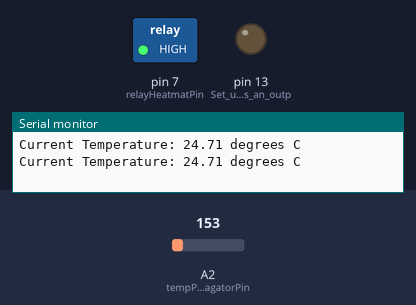
Simulated run of this sketch. Board: Arduino Uno, built with avr-gcc and run on an emulated ATmega328P. Parts: switched loads named in the sketch (green lamp = pin HIGH), output pins drawn as LEDs (lit = HIGH), the last lines printed to the serial monitor. Inputs (shaded band) come from the test bench; at power-on: A2 (tempPropagatorPin) = 153.

Above: at 10.8 s.
10.9 s: A2 (tempPropagatorPin) set to 140
21.2 s: A2 (tempPropagatorPin) set to 126
At 30.9 s:
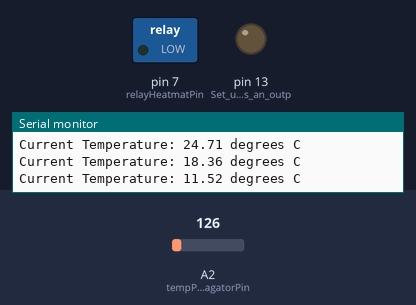
31.5 s: A2 (tempPropagatorPin) set to 165
At 40.9 s:
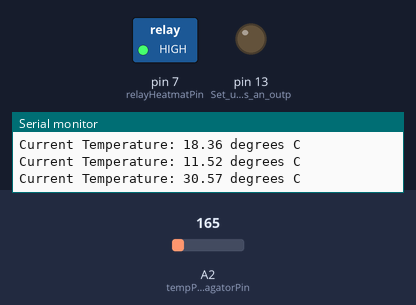
41.5 s: A2 (tempPropagatorPin) set to 133
At 51.0 s:
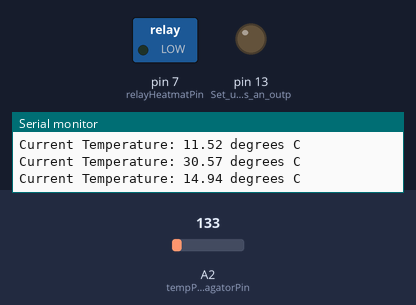
Timing chart, 0 to 52.5 s (numbered marks = the images above; inputs shaded):
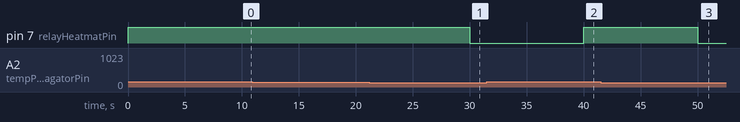

Measured:
- the behaviour switches between 134 and 133 on A2 (tempPropagatorPin) (found by bisection; images 0 and 1)
- after the input at 21.2 s, pin 7 (relayHeatmatPin): HIGH → LOW after 8.8 s
- after the input at 31.5 s, pin 7 (relayHeatmatPin): LOW → HIGH after 8.5 s
- after the input at 41.5 s, pin 7 (relayHeatmatPin): HIGH → LOW after 8.5 s

The sketch:

arduino-seed-propagator.ino
```cpp
int tempPropagatorPin = A2; // The input pin on the Arduino used for the air temperature sensor
int relayHeatmatPin = 7;    // The output pin on the Arduino used for the heatmat relay

int heatmatState = HIGH;    // Set the Heatmat state to HIGH

int tempPropagatorVal = 0;			// Air tempC sensor value
double tempC = 0;        	//The variable we will use to store temperature in degrees.

double tempC_wantMin = 15;
double tempC_wantMax = 20;
double tempC_adjLag = 1;

double tempC_wantMinAdj = 0;
double tempC_wantMaxAdj = 0;

// Set intervals
const long delayRead = 10000;   // check tempC every X milliseconds


void setup() {
  // put your setup code here, to run once:

  Serial.begin(9600);

  // OUTPUTS
  pinMode(relayHeatmatPin, OUTPUT);   // Sets the heatmat pin as an output
  pinMode(LED_BUILTIN, OUTPUT);   // Set up LED pin as an output

  // Set up adjusted

}

void loop() {

  // put your main code here, to run repeatedly:

  // Read analogue value:
  tempPropagatorVal = analogRead(tempPropagatorPin);

  float voltageTempPropagator = ((float)tempPropagatorVal*5.0)/1024;   // Convert reading to voltage
  float tempC = (voltageTempPropagator-0.5)*100;       // Convert to celcius

  Serial.print("Current Temperature: ");
  Serial.print(tempC);
  Serial.println(" degrees C ");

  // calculate temperature boundaries
  tempC_wantMinAdj = tempC_wantMin + tempC_adjLag;
  tempC_wantMaxAdj = tempC_wantMax - tempC_adjLag;


  if (tempC < tempC_wantMin){
	heatmatState = LOW;
	digitalWrite(relayHeatmatPin, heatmatState);
  };

  if (tempC > tempC_wantMax){
	heatmatState = HIGH;
	digitalWrite(relayHeatmatPin, heatmatState);
  };

  delay(delayRead);    // Get the current time

};


double averageArray(int* arr, int number){
  int i;
  int max,min;
  double avg;
  long amount=0;
  if(number<=0){
    Serial.println("Error number for the array to average!/n");
    return 0;
  }
  if(number<5){   //less than 5, calculated directly statistics
    for(i=0;i<number;i++){
      amount+=arr[i];
    }
    avg = amount/number;
    return avg;
  }else{
    if(arr[0]<arr[1]){
      min = arr[0];max=arr[1];
    }
    else{
      min=arr[1];max=arr[0];
    }
    for(i=2;i<number;i++){
      if(arr[i]<min){
        amount+=min;        //arr<min
        min=arr[i];
      }else {
        if(arr[i]>max){
          amount+=max;    //arr>max
          max=arr[i];
        }else{
          amount+=arr[i]; //min<=arr<=max
        }
      }//if
    }//for
    avg = (double)amount/(number-2);
  }//if
  return avg;
};
```
